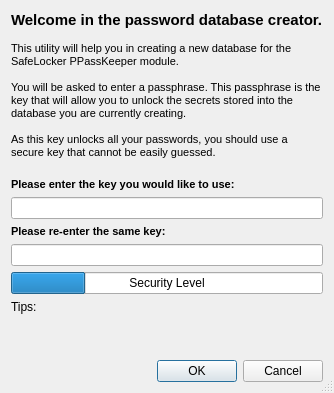
<?xml version="1.0" encoding="UTF-8"?>
<ui version="4.0">
 <class>createDB_dlg</class>
 <widget class="QDialog" name="createDB_dlg">
  <property name="windowTitle">
   <string>PPK Safe Locker - Password database creator</string>
  </property>
  <property name="sizeGripEnabled">
   <bool>true</bool>
  </property>
  <layout class="QVBoxLayout" name="verticalLayout">
   <item>
    <widget class="QLabel" name="label">
     <property name="sizePolicy">
      <sizepolicy hsizetype="Preferred" vsizetype="Preferred">
       <horstretch>0</horstretch>
       <verstretch>0</verstretch>
      </sizepolicy>
     </property>
     <property name="text">
      <string>&lt;!DOCTYPE HTML PUBLIC &quot;-//W3C//DTD HTML 4.0//EN&quot; &quot;http://www.w3.org/TR/REC-html40/strict.dtd&quot;&gt;
&lt;html&gt;&lt;head&gt;&lt;meta name=&quot;qrichtext&quot; content=&quot;1&quot; /&gt;&lt;style type=&quot;text/css&quot;&gt;
p, li { white-space: pre-wrap; }
&lt;/style&gt;&lt;/head&gt;&lt;body style=&quot; font-family:'Sans Serif'; font-size:8pt; font-weight:400; font-style:normal;&quot;&gt;
&lt;p style=&quot; margin-top:0px; margin-bottom:0px; margin-left:0px; margin-right:0px; -qt-block-indent:0; text-indent:0px;&quot;&gt;&lt;span style=&quot; font-size:11pt; font-weight:600;&quot;&gt;Welcome in the password database creator.&lt;/span&gt;&lt;/p&gt;
&lt;p style=&quot;-qt-paragraph-type:empty; margin-top:0px; margin-bottom:0px; margin-left:0px; margin-right:0px; -qt-block-indent:0; text-indent:0px;&quot;&gt;&lt;/p&gt;
&lt;p style=&quot; margin-top:0px; margin-bottom:0px; margin-left:0px; margin-right:0px; -qt-block-indent:0; text-indent:0px;&quot;&gt;This utility will help you in creating a new database for the SafeLocker PPassKeeper module.&lt;/p&gt;
&lt;p style=&quot;-qt-paragraph-type:empty; margin-top:0px; margin-bottom:0px; margin-left:0px; margin-right:0px; -qt-block-indent:0; text-indent:0px;&quot;&gt;&lt;/p&gt;
&lt;p style=&quot; margin-top:0px; margin-bottom:0px; margin-left:0px; margin-right:0px; -qt-block-indent:0; text-indent:0px;&quot;&gt;You will be asked to enter a passphrase. This passphrase is the key that will allow you to unlock the secrets stored into the database you are currently creating.&lt;/p&gt;
&lt;p style=&quot;-qt-paragraph-type:empty; margin-top:0px; margin-bottom:0px; margin-left:0px; margin-right:0px; -qt-block-indent:0; text-indent:0px;&quot;&gt;&lt;/p&gt;
&lt;p style=&quot; margin-top:0px; margin-bottom:0px; margin-left:0px; margin-right:0px; -qt-block-indent:0; text-indent:0px;&quot;&gt;As this key unlocks all your passwords, you should use a secure key that cannot be easily guessed.&lt;/p&gt;&lt;/body&gt;&lt;/html&gt;</string>
     </property>
     <property name="scaledContents">
      <bool>true</bool>
     </property>
     <property name="wordWrap">
      <bool>true</bool>
     </property>
    </widget>
   </item>
   <item>
    <spacer name="verticalSpacer">
     <property name="orientation">
      <enum>Qt::Vertical</enum>
     </property>
     <property name="sizeType">
      <enum>QSizePolicy::Fixed</enum>
     </property>
     <property name="sizeHint" stdset="0">
      <size>
       <width>20</width>
       <height>13</height>
      </size>
     </property>
    </spacer>
   </item>
   <item>
    <widget class="QLabel" name="label_2">
     <property name="text">
      <string>&lt;!DOCTYPE HTML PUBLIC &quot;-//W3C//DTD HTML 4.0//EN&quot; &quot;http://www.w3.org/TR/REC-html40/strict.dtd&quot;&gt;
&lt;html&gt;&lt;head&gt;&lt;meta name=&quot;qrichtext&quot; content=&quot;1&quot; /&gt;&lt;style type=&quot;text/css&quot;&gt;
p, li { white-space: pre-wrap; }
&lt;/style&gt;&lt;/head&gt;&lt;body style=&quot; font-family:'Sans Serif'; font-size:8pt; font-weight:400; font-style:normal;&quot;&gt;
&lt;p style=&quot; margin-top:0px; margin-bottom:0px; margin-left:0px; margin-right:0px; -qt-block-indent:0; text-indent:0px;&quot;&gt;&lt;span style=&quot; font-weight:600;&quot;&gt;Please enter the key you would like to use:&lt;/span&gt;&lt;/p&gt;&lt;/body&gt;&lt;/html&gt;</string>
     </property>
     <property name="wordWrap">
      <bool>true</bool>
     </property>
    </widget>
   </item>
   <item>
    <widget class="QLineEdit" name="passphraseEdit"/>
   </item>
   <item>
    <widget class="QLabel" name="label_3">
     <property name="text">
      <string>&lt;!DOCTYPE HTML PUBLIC &quot;-//W3C//DTD HTML 4.0//EN&quot; &quot;http://www.w3.org/TR/REC-html40/strict.dtd&quot;&gt;
&lt;html&gt;&lt;head&gt;&lt;meta name=&quot;qrichtext&quot; content=&quot;1&quot; /&gt;&lt;style type=&quot;text/css&quot;&gt;
p, li { white-space: pre-wrap; }
&lt;/style&gt;&lt;/head&gt;&lt;body style=&quot; font-family:'Sans Serif'; font-size:8pt; font-weight:400; font-style:normal;&quot;&gt;
&lt;p style=&quot; margin-top:0px; margin-bottom:0px; margin-left:0px; margin-right:0px; -qt-block-indent:0; text-indent:0px;&quot;&gt;&lt;span style=&quot; font-weight:600;&quot;&gt;Please re-enter the same key:&lt;/span&gt;&lt;/p&gt;&lt;/body&gt;&lt;/html&gt;</string>
     </property>
    </widget>
   </item>
   <item>
    <widget class="QLineEdit" name="passphraseEdit2"/>
   </item>
   <item>
    <widget class="QProgressBar" name="securityProgressBar">
     <property name="value">
      <number>24</number>
     </property>
     <property name="textVisible">
      <bool>true</bool>
     </property>
     <property name="format">
      <string>Security Level</string>
     </property>
    </widget>
   </item>
   <item>
    <widget class="QLabel" name="tips_lbl">
     <property name="text">
      <string>Tips:</string>
     </property>
    </widget>
   </item>
   <item>
    <spacer name="verticalSpacer_2">
     <property name="orientation">
      <enum>Qt::Vertical</enum>
     </property>
     <property name="sizeHint" stdset="0">
      <size>
       <width>20</width>
       <height>40</height>
      </size>
     </property>
    </spacer>
   </item>
   <item>
    <widget class="QDialogButtonBox" name="buttonBox">
     <property name="orientation">
      <enum>Qt::Horizontal</enum>
     </property>
     <property name="standardButtons">
      <set>QDialogButtonBox::Cancel|QDialogButtonBox::Ok</set>
     </property>
    </widget>
   </item>
  </layout>
 </widget>
 <resources/>
 <connections>
  <connection>
   <sender>buttonBox</sender>
   <signal>accepted()</signal>
   <receiver>createDB_dlg</receiver>
   <slot>accept()</slot>
   <hints>
    <hint type="sourcelabel">
     <x>248</x>
     <y>254</y>
    </hint>
    <hint type="destinationlabel">
     <x>157</x>
     <y>274</y>
    </hint>
   </hints>
  </connection>
  <connection>
   <sender>buttonBox</sender>
   <signal>rejected()</signal>
   <receiver>createDB_dlg</receiver>
   <slot>reject()</slot>
   <hints>
    <hint type="sourcelabel">
     <x>316</x>
     <y>260</y>
    </hint>
    <hint type="destinationlabel">
     <x>286</x>
     <y>274</y>
    </hint>
   </hints>
  </connection>
 </connections>
</ui>
